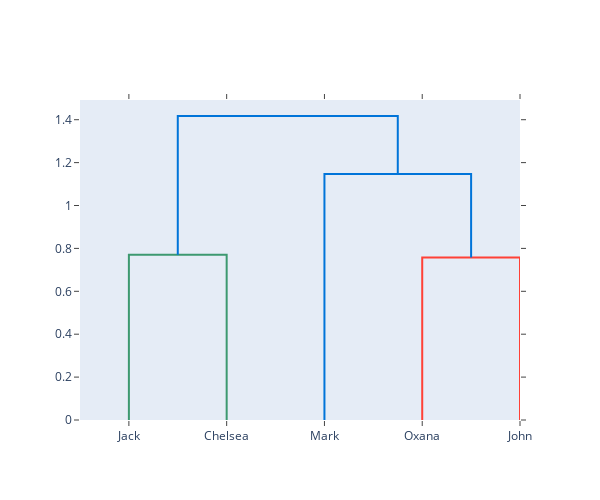

The notebook cell this image was saved under:
### Code cell
from plotly.figure_factory import create_dendrogram 
import numpy as np 
  
X = np.random.rand(5, 5) 
names = ['Jack', 'Oxana', 'John', 'Chelsea', 'Mark'] 
  
dendro = create_dendrogram(X, orientation = 'bottom', labels = names) 
dendro.update_layout({'width':600, 'height':500})  
dendro.show()

### Figure 1 — Plotly figure (JSON) as saved in the notebook; plotly's stock layout.template omitted (floating-point values rounded to 4 significant figures)
{"data": [{"hoverinfo": "text", "marker": {"color": "rgb(61,153,112)"}, "mode": "lines", "type": "scatter", "x": [5, 5, 15, 15], "xaxis": "x", "y": [0, 0.7704, 0.7704, 0], "yaxis": "y"}, {"hoverinfo": "text", "marker": {"color": "rgb(255,65,54)"}, "mode": "lines", "type": "scatter", "x": [35, 35, 45, 45], "xaxis": "x", "y": [0, 0.7575, 0.7575, 0], "yaxis": "y"}, {"hoverinfo": "text", "marker": {"color": "rgb(0,116,217)"}, "mode": "lines", "type": "scatter", "x": [25, 25, 40, 40], "xaxis": "x", "y": [0, 1.147, 1.147, 0.7575], "yaxis": "y"}, {"hoverinfo": "text", "marker": {"color": "rgb(0,116,217)"}, "mode": "lines", "type": "scatter", "x": [10, 10, 32.5, 32.5], "xaxis": "x", "y": [0.7704, 1.417, 1.417, 1.147], "yaxis": "y"}], "layout": {"autosize": false, "height": 500, "hovermode": "closest", "showlegend": false, "width": 600, "xaxis": {"mirror": "allticks", "rangemode": "tozero", "showgrid": false, "showline": true, "showticklabels": true, "tickmode": "array", "ticks": "outside", "ticktext": ["Jack", "Chelsea", "Mark", "Oxana", "John"], "tickvals": [5, 15, 25, 35, 45], "type": "linear", "zeroline": false}, "yaxis": {"mirror": "allticks", "rangemode": "tozero", "showgrid": false, "showline": true, "showticklabels": true, "ticks": "outside", "type": "linear", "zeroline": false}}}
